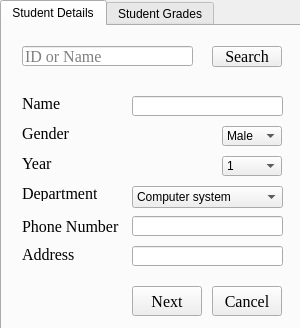
<?xml version="1.0" encoding="UTF-8"?>
<ui version="4.0">
 <class>EditStudentForm</class>
 <widget class="QWidget" name="EditStudentForm">
  <property name="geometry">
   <rect>
    <x>0</x>
    <y>0</y>
    <width>300</width>
    <height>328</height>
   </rect>
  </property>
  <property name="windowTitle">
   <string>Edit Student</string>
  </property>
  <property name="windowIcon">
   <iconset resource="Icons.qrc">
    <normaloff>:/icons/edit.png</normaloff>:/icons/edit.png</iconset>
  </property>
  <widget class="QTabWidget" name="EditStudentTabSwitcher">
   <property name="geometry">
    <rect>
     <x>0</x>
     <y>0</y>
     <width>331</width>
     <height>351</height>
    </rect>
   </property>
   <property name="currentIndex">
    <number>0</number>
   </property>
   <widget class="QWidget" name="tab">
    <attribute name="title">
     <string>Student Details</string>
    </attribute>
    <widget class="QPushButton" name="CancelButton2">
     <property name="geometry">
      <rect>
       <x>210</x>
       <y>260</y>
       <width>70</width>
       <height>30</height>
      </rect>
     </property>
     <property name="font">
      <font>
       <family>Times New Roman</family>
       <pointsize>12</pointsize>
      </font>
     </property>
     <property name="text">
      <string>Cancel</string>
     </property>
    </widget>
    <widget class="QPushButton" name="NextButton">
     <property name="geometry">
      <rect>
       <x>130</x>
       <y>260</y>
       <width>70</width>
       <height>30</height>
      </rect>
     </property>
     <property name="font">
      <font>
       <family>Times New Roman</family>
       <pointsize>12</pointsize>
      </font>
     </property>
     <property name="text">
      <string>Next</string>
     </property>
    </widget>
    <widget class="QLineEdit" name="NameInput">
     <property name="geometry">
      <rect>
       <x>130</x>
       <y>70</y>
       <width>151</width>
       <height>20</height>
      </rect>
     </property>
     <property name="font">
      <font>
       <family>Times New Roman</family>
       <pointsize>12</pointsize>
      </font>
     </property>
    </widget>
    <widget class="QLabel" name="NameLabel">
     <property name="geometry">
      <rect>
       <x>20</x>
       <y>70</y>
       <width>50</width>
       <height>15</height>
      </rect>
     </property>
     <property name="font">
      <font>
       <family>Times New Roman</family>
       <pointsize>12</pointsize>
      </font>
     </property>
     <property name="text">
      <string>Name</string>
     </property>
    </widget>
    <widget class="QLabel" name="label_2">
     <property name="geometry">
      <rect>
       <x>20</x>
       <y>160</y>
       <width>75</width>
       <height>15</height>
      </rect>
     </property>
     <property name="font">
      <font>
       <family>Times New Roman</family>
       <pointsize>12</pointsize>
      </font>
     </property>
     <property name="text">
      <string>Department</string>
     </property>
    </widget>
    <widget class="QLabel" name="label_3">
     <property name="geometry">
      <rect>
       <x>20</x>
       <y>130</y>
       <width>50</width>
       <height>15</height>
      </rect>
     </property>
     <property name="font">
      <font>
       <family>Times New Roman</family>
       <pointsize>12</pointsize>
      </font>
     </property>
     <property name="text">
      <string>Year</string>
     </property>
    </widget>
    <widget class="QLabel" name="label_4">
     <property name="geometry">
      <rect>
       <x>20</x>
       <y>190</y>
       <width>101</width>
       <height>20</height>
      </rect>
     </property>
     <property name="font">
      <font>
       <family>Times New Roman</family>
       <pointsize>12</pointsize>
      </font>
     </property>
     <property name="text">
      <string>Phone Number</string>
     </property>
    </widget>
    <widget class="QLabel" name="label_5">
     <property name="geometry">
      <rect>
       <x>20</x>
       <y>220</y>
       <width>61</width>
       <height>16</height>
      </rect>
     </property>
     <property name="font">
      <font>
       <family>Times New Roman</family>
       <pointsize>12</pointsize>
      </font>
     </property>
     <property name="text">
      <string>Address</string>
     </property>
    </widget>
    <widget class="QComboBox" name="DepartmentComboBox">
     <property name="geometry">
      <rect>
       <x>130</x>
       <y>160</y>
       <width>151</width>
       <height>22</height>
      </rect>
     </property>
     <item>
      <property name="text">
       <string>Computer system</string>
      </property>
     </item>
     <item>
      <property name="text">
       <string>Information Technology</string>
      </property>
     </item>
     <item>
      <property name="text">
       <string>Information systems</string>
      </property>
     </item>
     <item>
      <property name="text">
       <string>Software Engineering</string>
      </property>
     </item>
     <item>
      <property name="text">
       <string>Bio-Informatics</string>
      </property>
     </item>
    </widget>
    <widget class="QComboBox" name="YearComboBox">
     <property name="geometry">
      <rect>
       <x>220</x>
       <y>130</y>
       <width>60</width>
       <height>20</height>
      </rect>
     </property>
     <item>
      <property name="text">
       <string>1</string>
      </property>
     </item>
     <item>
      <property name="text">
       <string>2</string>
      </property>
     </item>
     <item>
      <property name="text">
       <string>3</string>
      </property>
     </item>
     <item>
      <property name="text">
       <string>4</string>
      </property>
     </item>
    </widget>
    <widget class="QLineEdit" name="PhoneInput">
     <property name="geometry">
      <rect>
       <x>130</x>
       <y>190</y>
       <width>151</width>
       <height>20</height>
      </rect>
     </property>
     <property name="font">
      <font>
       <family>Times New Roman</family>
       <pointsize>12</pointsize>
      </font>
     </property>
     <property name="inputMethodHints">
      <set>Qt::ImhNone</set>
     </property>
    </widget>
    <widget class="QLineEdit" name="AddressInput">
     <property name="geometry">
      <rect>
       <x>130</x>
       <y>220</y>
       <width>151</width>
       <height>20</height>
      </rect>
     </property>
     <property name="font">
      <font>
       <family>Times New Roman</family>
       <pointsize>12</pointsize>
      </font>
     </property>
     <property name="inputMethodHints">
      <set>Qt::ImhNone</set>
     </property>
    </widget>
    <widget class="QComboBox" name="GenderComboBox">
     <property name="geometry">
      <rect>
       <x>220</x>
       <y>100</y>
       <width>60</width>
       <height>20</height>
      </rect>
     </property>
     <item>
      <property name="text">
       <string>Male</string>
      </property>
     </item>
     <item>
      <property name="text">
       <string>Female</string>
      </property>
     </item>
    </widget>
    <widget class="QLabel" name="label_13">
     <property name="geometry">
      <rect>
       <x>20</x>
       <y>100</y>
       <width>50</width>
       <height>15</height>
      </rect>
     </property>
     <property name="font">
      <font>
       <family>Times New Roman</family>
       <pointsize>12</pointsize>
      </font>
     </property>
     <property name="text">
      <string>Gender</string>
     </property>
    </widget>
    <widget class="QLineEdit" name="SearchInputForEdit">
     <property name="geometry">
      <rect>
       <x>20</x>
       <y>20</y>
       <width>171</width>
       <height>20</height>
      </rect>
     </property>
     <property name="font">
      <font>
       <family>Times New Roman</family>
       <pointsize>12</pointsize>
      </font>
     </property>
     <property name="placeholderText">
      <string>ID or Name</string>
     </property>
    </widget>
    <widget class="QPushButton" name="SearchButtonForEdit">
     <property name="geometry">
      <rect>
       <x>210</x>
       <y>20</y>
       <width>70</width>
       <height>21</height>
      </rect>
     </property>
     <property name="font">
      <font>
       <family>Times New Roman</family>
       <pointsize>12</pointsize>
      </font>
     </property>
     <property name="text">
      <string>Search</string>
     </property>
    </widget>
   </widget>
   <widget class="QWidget" name="tab_2">
    <attribute name="title">
     <string>Student Grades</string>
    </attribute>
    <widget class="QPushButton" name="CancelButton">
     <property name="geometry">
      <rect>
       <x>210</x>
       <y>260</y>
       <width>70</width>
       <height>30</height>
      </rect>
     </property>
     <property name="font">
      <font>
       <family>Times New Roman</family>
       <pointsize>12</pointsize>
       <weight>50</weight>
       <bold>false</bold>
      </font>
     </property>
     <property name="text">
      <string>Cancel</string>
     </property>
    </widget>
    <widget class="QPushButton" name="AddStudentButton">
     <property name="geometry">
      <rect>
       <x>130</x>
       <y>260</y>
       <width>70</width>
       <height>30</height>
      </rect>
     </property>
     <property name="font">
      <font>
       <family>Times New Roman</family>
       <pointsize>12</pointsize>
       <weight>50</weight>
       <bold>false</bold>
      </font>
     </property>
     <property name="text">
      <string>Finish</string>
     </property>
    </widget>
    <widget class="QPushButton" name="BackButton">
     <property name="geometry">
      <rect>
       <x>50</x>
       <y>260</y>
       <width>70</width>
       <height>30</height>
      </rect>
     </property>
     <property name="font">
      <font>
       <family>Times New Roman</family>
       <pointsize>12</pointsize>
       <weight>50</weight>
       <bold>false</bold>
      </font>
     </property>
     <property name="text">
      <string>Back</string>
     </property>
    </widget>
    <widget class="QLabel" name="label_6">
     <property name="geometry">
      <rect>
       <x>20</x>
       <y>20</y>
       <width>200</width>
       <height>16</height>
      </rect>
     </property>
     <property name="font">
      <font>
       <family>Times New Roman</family>
       <pointsize>12</pointsize>
      </font>
     </property>
     <property name="text">
      <string>Maths Grade</string>
     </property>
    </widget>
    <widget class="QLabel" name="label_7">
     <property name="geometry">
      <rect>
       <x>20</x>
       <y>50</y>
       <width>200</width>
       <height>16</height>
      </rect>
     </property>
     <property name="font">
      <font>
       <family>Times New Roman</family>
       <pointsize>12</pointsize>
      </font>
     </property>
     <property name="text">
      <string>Discreet Structers Grade</string>
     </property>
    </widget>
    <widget class="QLabel" name="label_8">
     <property name="geometry">
      <rect>
       <x>20</x>
       <y>80</y>
       <width>200</width>
       <height>16</height>
      </rect>
     </property>
     <property name="font">
      <font>
       <family>Times New Roman</family>
       <pointsize>12</pointsize>
      </font>
     </property>
     <property name="text">
      <string>Information System Grade</string>
     </property>
    </widget>
    <widget class="QLabel" name="label_9">
     <property name="geometry">
      <rect>
       <x>20</x>
       <y>110</y>
       <width>200</width>
       <height>16</height>
      </rect>
     </property>
     <property name="font">
      <font>
       <family>Times New Roman</family>
       <pointsize>12</pointsize>
      </font>
     </property>
     <property name="text">
      <string>Object Oriented Programming</string>
     </property>
    </widget>
    <widget class="QLabel" name="label_10">
     <property name="geometry">
      <rect>
       <x>20</x>
       <y>140</y>
       <width>200</width>
       <height>16</height>
      </rect>
     </property>
     <property name="font">
      <font>
       <family>Times New Roman</family>
       <pointsize>12</pointsize>
      </font>
     </property>
     <property name="text">
      <string>Project Management Grade</string>
     </property>
    </widget>
    <widget class="QLabel" name="label_11">
     <property name="geometry">
      <rect>
       <x>20</x>
       <y>170</y>
       <width>200</width>
       <height>16</height>
      </rect>
     </property>
     <property name="font">
      <font>
       <family>Times New Roman</family>
       <pointsize>12</pointsize>
      </font>
     </property>
     <property name="text">
      <string>Buissness administration Grade</string>
     </property>
    </widget>
    <widget class="QLabel" name="label_12">
     <property name="geometry">
      <rect>
       <x>20</x>
       <y>200</y>
       <width>200</width>
       <height>16</height>
      </rect>
     </property>
     <property name="font">
      <font>
       <family>Times New Roman</family>
       <pointsize>12</pointsize>
      </font>
     </property>
     <property name="text">
      <string>Technical Writing Grade</string>
     </property>
    </widget>
    <widget class="QDoubleSpinBox" name="MathInput">
     <property name="geometry">
      <rect>
       <x>220</x>
       <y>20</y>
       <width>62</width>
       <height>22</height>
      </rect>
     </property>
    </widget>
    <widget class="QDoubleSpinBox" name="DSInput">
     <property name="geometry">
      <rect>
       <x>220</x>
       <y>50</y>
       <width>62</width>
       <height>22</height>
      </rect>
     </property>
    </widget>
    <widget class="QDoubleSpinBox" name="ISInput">
     <property name="geometry">
      <rect>
       <x>220</x>
       <y>80</y>
       <width>62</width>
       <height>22</height>
      </rect>
     </property>
    </widget>
    <widget class="QDoubleSpinBox" name="OOPInput">
     <property name="geometry">
      <rect>
       <x>220</x>
       <y>110</y>
       <width>62</width>
       <height>22</height>
      </rect>
     </property>
    </widget>
    <widget class="QDoubleSpinBox" name="PMInput">
     <property name="geometry">
      <rect>
       <x>220</x>
       <y>140</y>
       <width>62</width>
       <height>22</height>
      </rect>
     </property>
    </widget>
    <widget class="QDoubleSpinBox" name="BAInput">
     <property name="geometry">
      <rect>
       <x>220</x>
       <y>170</y>
       <width>62</width>
       <height>22</height>
      </rect>
     </property>
    </widget>
    <widget class="QDoubleSpinBox" name="TWInput">
     <property name="geometry">
      <rect>
       <x>220</x>
       <y>200</y>
       <width>62</width>
       <height>22</height>
      </rect>
     </property>
    </widget>
   </widget>
  </widget>
 </widget>
 <resources>
  <include location="Icons.qrc"/>
 </resources>
 <connections/>
</ui>
